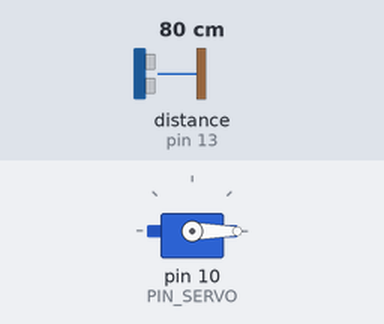
Simulated run of this sketch. Board: Arduino Uno, built with avr-gcc and run on an emulated ATmega328P. Shown: servo. Wiring (inferred from the names in the program): ultrasonic range finder: trigger pin 12; echo pin 13. Inputs (shaded band) come from the test bench; at power-on: distance to the obstacle (sensor on pin 13) 80 cm. The echo pulse lasts 58.3 µs per cm.

Above: at 1.7 s.
1.8 s: distance to the obstacle (sensor on pin 13) set to 23 cm
3.3 s: distance to the obstacle (sensor on pin 13) set to 18 cm
At 3.67 s:
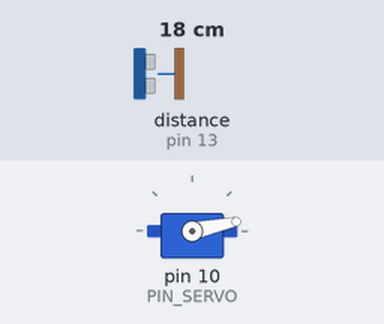
At 4.6 s:
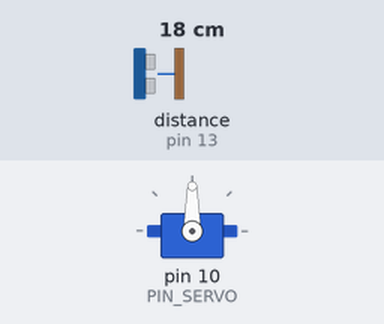
Timing chart, 0 to 6.3 s (numbered marks = the images above; inputs shaded):
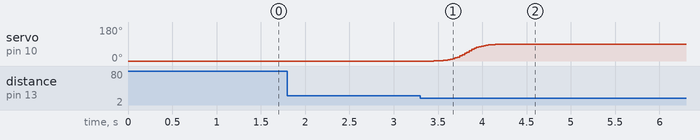

The sketch:

10_example_3.ino
```cpp
#include <Servo.h>

// Arduino pin assignment
#define PIN_TRIG  12  // sonar sensor TRIGGER
#define PIN_ECHO  13  // sonar sensor ECHO
#define PIN_SERVO 10  // servo motor

// configurable parameters for sonar
#define SND_VEL 346.0     // sound velocity at 24 celsius degree (unit: m/sec)
#define INTERVAL 25      // sampling interval (unit: msec)
#define PULSE_DURATION 10 // ultra-sound Pulse Duration (unit: usec)

#define TIMEOUT ((INTERVAL / 2) * 1000.0) // maximum echo waiting time (unit: usec)
#define SCALE (0.001 * 0.5 * SND_VEL) // coefficent to convert duration to distance

Servo myServo;
unsigned long MOVING_TIME = 1000; // moving time is 1 seconds
unsigned long moveStartTime;
int startAngle = 0;
int targetAngle = 0;
bool wasDetected = false;

void setup() {
  pinMode(PIN_TRIG, OUTPUT);
  pinMode(PIN_ECHO, INPUT);
  digitalWrite(PIN_TRIG, LOW);
  myServo.attach(PIN_SERVO);
  moveStartTime = millis(); // start moving

  myServo.write(startAngle); // Set position
  delay(500);
}

void loop() {
  float dist_raw = USS_measure(PIN_TRIG, PIN_ECHO);

  bool detect = (dist_raw > 0 && dist_raw <= 200.0);

  if (detect != wasDetected) {
    startAngle = myServo.read();
    targetAngle = detect ? 90 : 0;
    moveStartTime = millis();
    wasDetected = detect;
  }

  unsigned long progress = millis() - moveStartTime;

  if (progress <= MOVING_TIME) {
    float t = sigmoid(progress);
    int angle = startAngle + (targetAngle - startAngle) * t;
    myServo.write(angle);
  } else {
    myServo.write(targetAngle);
  }

  delay(INTERVAL);
}

float sigmoid(float x){
  x = x / 1000.0 * 12.0 - 6.0;
  return 1.0 / (1.0 + exp(-x));
}

/*float sinF(float x){
  x = x / 1000.0;
  float s = sin(PI * x / 2.0);
  return s * s;
}*/

float USS_measure(int TRIG, int ECHO)
{
  digitalWrite(TRIG, HIGH);
  delayMicroseconds(PULSE_DURATION);
  digitalWrite(TRIG, LOW);

  return pulseIn(ECHO, HIGH, TIMEOUT) * SCALE;
}
```

Measured:
- the behaviour switches between 21 and 20 cm on distance to the obstacle (sensor on pin 13) (found by bisection; images 0 and 1)
- after the input at 1.8 s, every drawn part: stays the same
- after the input at 3.3 s, servo on pin 10 (PIN_SERVO): moves from 0° to 90° over 0.89 s, starting after 0.15 s
